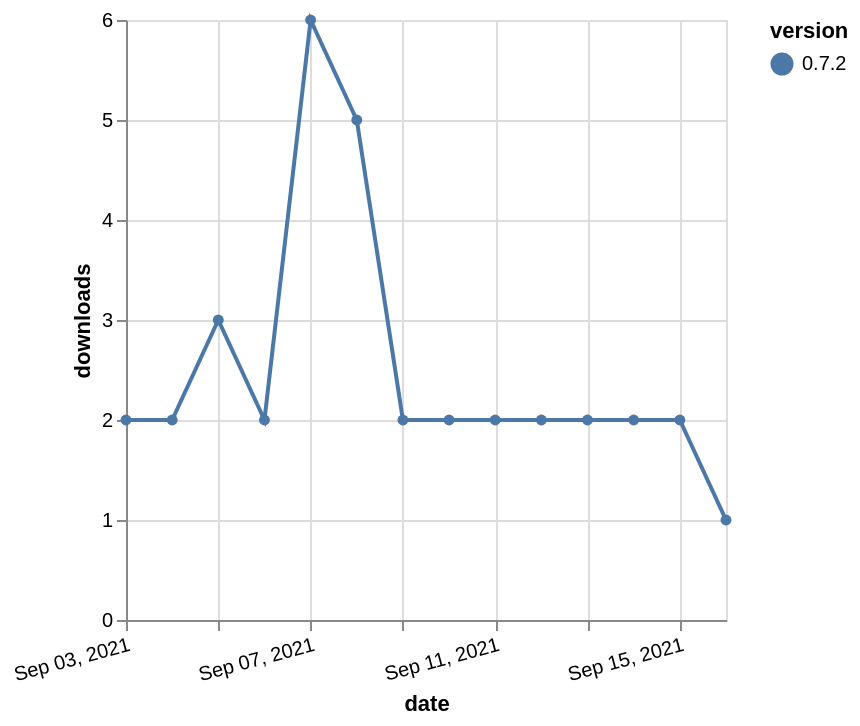

Describe this chart as a Vega-Lite specification.
### Vega-Lite specification from a JSON file in a GitHub repository (floating-point values rounded to 4 significant figures)
{"$schema": "https://vega.github.io/schema/vega-lite/v5.json", "description": "A simple bar chart with embedded data.", "data": {"values": [{"date": "2021-09-03", "total": 2047, "delta": 2, "version": "0.7.2"}, {"date": "2021-09-04", "total": 2049, "delta": 2, "version": "0.7.2"}, {"date": "2021-09-05", "total": 2052, "delta": 3, "version": "0.7.2"}, {"date": "2021-09-06", "total": 2054, "delta": 2, "version": "0.7.2"}, {"date": "2021-09-07", "total": 2060, "delta": 6, "version": "0.7.2"}, {"date": "2021-09-08", "total": 2065, "delta": 5, "version": "0.7.2"}, {"date": "2021-09-09", "total": 2067, "delta": 2, "version": "0.7.2"}, {"date": "2021-09-10", "total": 2069, "delta": 2, "version": "0.7.2"}, {"date": "2021-09-11", "total": 2071, "delta": 2, "version": "0.7.2"}, {"date": "2021-09-12", "total": 2073, "delta": 2, "version": "0.7.2"}, {"date": "2021-09-13", "total": 2075, "delta": 2, "version": "0.7.2"}, {"date": "2021-09-14", "total": 2077, "delta": 2, "version": "0.7.2"}, {"date": "2021-09-15", "total": 2079, "delta": 2, "version": "0.7.2"}, {"date": "2021-09-16", "total": 2080, "delta": 1, "version": "0.7.2"}]}, "width": "container", "mark": {"type": "line", "point": {"filled": true}}, "encoding": {"x": {"field": "date", "type": "temporal", "timeUnit": "yearmonthdate", "title": "date", "axis": {"labelAngle": -15}}, "y": {"field": "delta", "type": "quantitative", "title": "downloads"}, "color": {"field": "version", "type": "nominal"}, "tooltip": {"field": "delta"}}}
